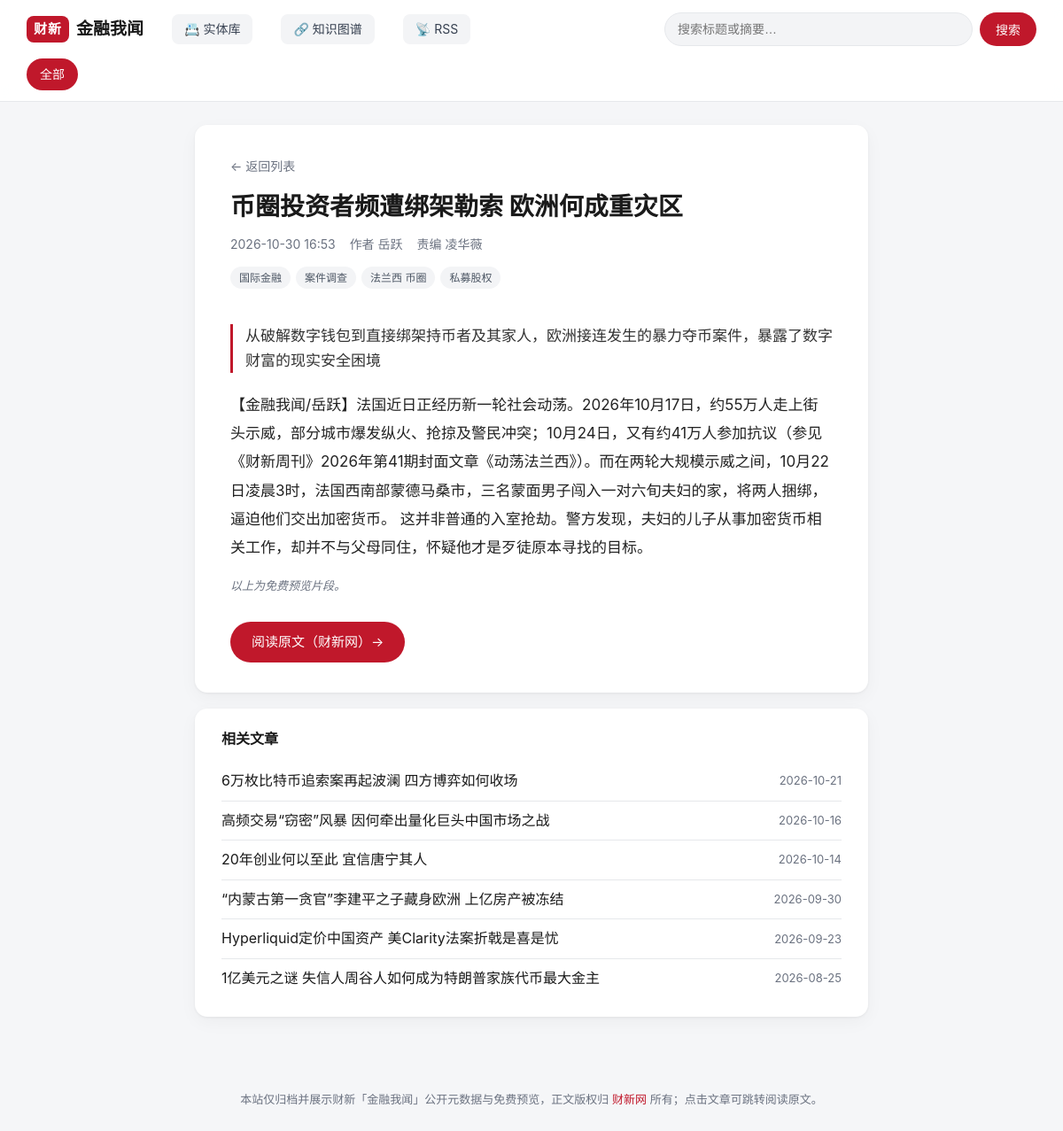
Screenshot of /a/102499009 with the database file from the repository.
### tables this page shows
CREATE TABLE articles(
          article_id TEXT NOT NULL, title TEXT NOT NULL, published_at TEXT NOT NULL,
          url TEXT PRIMARY KEY, discovered_at TEXT NOT NULL, checked_at TEXT NOT NULL
        , source TEXT NOT NULL DEFAULT '', summary TEXT NOT NULL DEFAULT '', body_text TEXT NOT NULL DEFAULT '', updated_at TEXT NOT NULL DEFAULT '', author TEXT NOT NULL DEFAULT '', editor TEXT NOT NULL DEFAULT '', image TEXT NOT NULL DEFAULT '');

CREATE TABLE tags(
      id INTEGER PRIMARY KEY AUTOINCREMENT, name TEXT UNIQUE NOT NULL
    );

### app.py (the view)
@app.route("/a/<article_id>")
def article(article_id: str):
    db = get_db()
    row = db.execute(
        "SELECT * FROM articles WHERE article_id=? AND source=? LIMIT 1",
        (article_id, SOURCE),
    ).fetchone()
    if row is None:
        abort(404)
    data = dict(row)
    data["tags"] = article_tags(db, row["url"])
    data["date"] = (row["published_at"] or "")[:10]
    entities = {
        "person": [],
        "org": [],
        "event": [],
    }
    try:
        for r in db.execute(
            """SELECT e.id, e.name, e.type FROM entities e
               JOIN article_entities ae ON ae.entity_id = e.id
               WHERE ae.article_url = ?
               ORDER BY e.type, e.name""",
            (row["url"],),
        ):
            entities[r["type"]].append({"id": r["id"], "name": r["name"]})
    except Exception:
        pass  # tables may not exist yet
    data["entities"] = entities
    related = []
    try:
        related = db.execute(
            """SELECT a.article_id, a.title, a.published_at,
                      count(*) AS shared,
                      group_concat(DISTINCT e.name) AS via
               FROM article_entities ae1
               JOIN article_entities ae2
                    ON ae2.entity_id = ae1.entity_id
                   AND ae2.article_url <> ae1.article_url
               JOIN entities e ON e.id = ae1.entity_id
               JOIN articles a ON a.url = ae2.article_url AND a.source = ?
               WHERE ae1.article_url = ?
               GROUP BY a.url
               ORDER BY shared DESC, a.published_at DESC LIMIT 8""",
            (SOURCE, row["url"]),
        ).fetchall()
    except Exception:
        related = []
    if not related and data["tags"]:
        related = db.execute(
            """SELECT DISTINCT a.article_id, a.title, a.published_at,
                      0 AS shared, NULL AS via
               FROM articles a JOIN article_tags at ON at.article_url = a.url
               JOIN tags t ON t.id = at.tag_id
               WHERE t.name = ? AND a.source = ? AND a.article_id <> ?
               ORDER BY a.published_at DESC LIMIT 6""",
            (data["tags"][0], SOURCE, article_id),
        ).fetchall()
    return render_template("article.html", a=data, related=related)

### app.py (called while the page is built)
def get_db() -> sqlite3.Connection:
    if "db" not in g:
        conn = sqlite3.connect(
            f"file:{DB_PATH.as_posix()}?mode=ro&immutable=1", uri=True
        )
        conn.row_factory = sqlite3.Row
        g.db = conn
    return g.db

def article_tags(db: sqlite3.Connection, url: str) -> list[str]:
    return [
        r["name"]
        for r in db.execute(
            "SELECT t.name FROM tags t JOIN article_tags at ON at.tag_id=t.id "
            "WHERE at.article_url=? ORDER BY t.name",
            (url,),
        )
    ]

@app.template_filter("nl2p")
def nl2p(text: str) -> str:
    parts = [p.strip() for p in (text or "").split("\n") if p.strip()]
    return "".join(f"<p>{p}</p>" for p in parts)

### templates/article.html (shortened to what this page needs)
{% extends "base.html" %}
{% block content %}
<article class="detail">
  <a class="back" href="{{ url_for('index') }}">← 返回列表</a>
  <h1 class="detail-title">{{ a.title }}</h1>
  <div class="meta">
    <time>{{ a.published_at[:16].replace('T', ' ') }}</time>
    {% if a.author %}<span>作者 {{ a.author }}</span>{% endif %}
    {% if a.editor %}<span>责编 {{ a.editor }}</span>{% endif %}
  </div>
  {% if a.tags %}
  <div class="tags detail-tags">
    {% for t in a.tags %}
    <a class="tag" href="{{ url_for('index', tag=t) }}">{{ t }}</a>
    {% endfor %}
  </div>
  {% endif %}
  {% if a.summary %}<p class="lead">{{ a.summary }}</p>{% endif %}
  {% if a.body_text %}
  <div class="prose">{{ a.body_text | nl2p | safe }}</div>
  <p class="preview-note">以上为免费预览片段。</p>
  {% else %}
  <p class="preview-note">本地暂未抓取预览内容。</p>
  {% endif %}
  <a class="readmore" href="{{ a.url }}" target="_blank" rel="noopener">
    阅读原文（财新网）→
  </a>
</article>
{% if related %}
<aside class="related">
  <h3>相关文章</h3>
  <ul>
    {% for r in related %}
    <li>
      <a href="{{ url_for('article', article_id=r['article_id']) }}">{{ r['title'] }}</a>
      <span class="related-meta">
        <time>{{ r['published_at'][:10] }}</time>
      </span>
    </li>
    {% endfor %}
  </ul>
</aside>
{% endif %}
{% endblock %}

### static/style.css (style rules this page uses)
:root { --bg: #f5f6f8; --card: #ffffff; --ink: #1a1a1a; --muted: #6b7280; --line: #e6e8eb; --brand: #c0182b; --brand-ink: #a01324; --accent: #f3f4f6; --radius: 14px; --shadow: 0 1px 3px rgba(0,0,0,.06), 0 6px 20px rgba(0,0,0,.04); }
* { box-sizing: border-box; }
html { -webkit-text-size-adjust: 100%; }
body { margin: 0; font-family: -apple-system, BlinkMacSystemFont, "Segoe UI", "PingFang SC", "Microsoft YaHei", "Hiragino Sans GB", sans-serif; color: var(--ink); background: var(--bg); line-height: 1.6; }
a { color: inherit; text-decoration: none; }
.tags { display: flex; flex-wrap: wrap; gap: 6px; padding: 10px 16px 16px; }
.tag { font-size: 12px; color: #4b5563; background: var(--accent); padding: 3px 10px; border-radius: 999px; }
.detail { background: #fff; border-radius: var(--radius); box-shadow: var(--shadow); max-width: 760px; margin: 26px auto 18px; padding: 34px 40px; }
.back { color: var(--muted); font-size: 14px; }
.detail-title { margin: 14px 0 12px; font-size: 28px; line-height: 1.35; }
.meta { display: flex; flex-wrap: wrap; gap: 16px; color: var(--muted); font-size: 14px; }
.detail-tags { padding: 14px 0 0; }
.lead { font-size: 17px; color: #333; font-weight: 500; border-left: 3px solid var(--brand); padding-left: 14px; margin: 20px 0; }
.prose { font-size: 17px; line-height: 1.9; color: #222; }
.prose p { margin: 0 0 16px; }
.preview-note { color: var(--muted); font-size: 13px; font-style: italic; }
.readmore { display: inline-block; margin-top: 18px; padding: 11px 24px; background: var(--brand); color: #fff; border-radius: 999px; font-size: 15px; }
.related { max-width: 760px; margin: 0 auto 40px; background: #fff; border-radius: var(--radius); box-shadow: var(--shadow); padding: 22px 30px; }
.related h3 { margin: 0 0 12px; font-size: 16px; }
.related ul { list-style: none; margin: 0; padding: 0; }
.related li { display: flex; justify-content: space-between; gap: 16px; padding: 9px 0; border-bottom: 1px solid var(--line); }
.related li:last-child { border-bottom: 0; }
.related a { flex: 1; }
.related time { color: var(--muted); font-size: 13px; flex: 0 0 auto; }

### templates/article.html (style rules this page uses)
.related-meta { display: flex; gap: 10px; align-items: center; flex-shrink: 0; }

### rows the page displays
articles: title "币圈投资者频遭绑架勒索 欧洲何成重灾区", published_at "2026-10-30 16:53", author "岳跃", editor "凌华薇", summary "从破解数字钱包到直接绑架持币者及其家人，欧洲接连发生的暴力夺币案件，暴露了数字财富的现实安全困境", body_text|nl2p "【金融我闻/岳跃】法国近日正经历新一轮社会动荡。2026年10月17日，约55万人走上街头示威，部分城市爆发纵火、抢掠及警民冲突；10月24日，又有约41万人参加抗议（参见《财新周刊》2026年第41期封面文章《动荡法兰西》）。而在两轮大规模示威之间，10月22日凌晨3时，法国西南部蒙德马桑市，三名蒙面男子闯入一对六旬夫妇的家，将两人捆绑，逼迫他们交出加密货币。 这并非普通的入室抢劫。警方发现，夫妇的儿子从事加密货币相关工作，却并不与父母同住，怀疑他才是歹徒原本寻找的目标。"
tags: name "国际金融"
tags: name "案件调查"
tags: name "法兰西 币圈"
tags: name "私募股权"

### other values shown
{{ r['title'] }} "6万枚比特币追索案再起波澜 四方博弈如何收场" "高频交易“窃密”风暴 因何牵出量化巨头中国市场之战" "20年创业何以至此 宜信唐宁其人" "“内蒙古第一贪官”李建平之子藏身欧洲 上亿房产被冻结" "Hyperliquid定价中国资产 美Clarity法案折戟是喜是忧" "1亿美元之谜 失信人周谷人如何成为特朗普家族代币最大金主"
{{ r['published_at'][:10] }} "2026-10-21" "2026-10-16" "2026-10-14" "2026-09-30" "2026-09-23" "2026-08-25"
